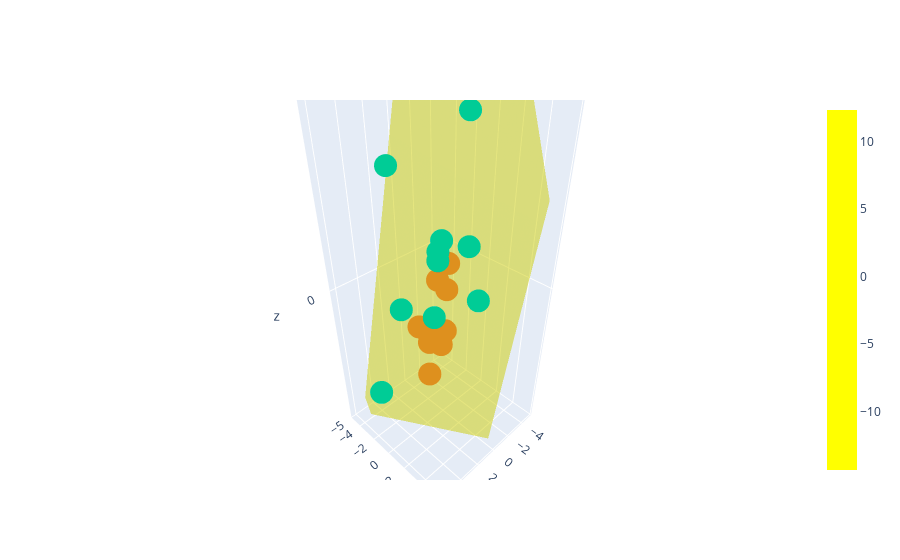

Notebook source saved alongside this figure:
### Code cell
import plotly.graph_objects as go

data = [go.Surface(x=X, y=Y, z=Z, colorscale = [[0, "yellow"], [1, "yellow"]], opacity = .5), 
        go.Scatter3d(x=X2[:,0], y=X2[:, 1], z=X2[:, 2], mode='markers'),
        go.Scatter3d(x=X1[:,0], y=X1[:, 1], z=X1[:, 2], mode='markers')]

layout = go.Layout(scene = dict(zaxis = dict(nticks=4, range=[-5,5])),
                   showlegend = False)

fig = go.Figure(data=data, layout=layout)

fig.show()
